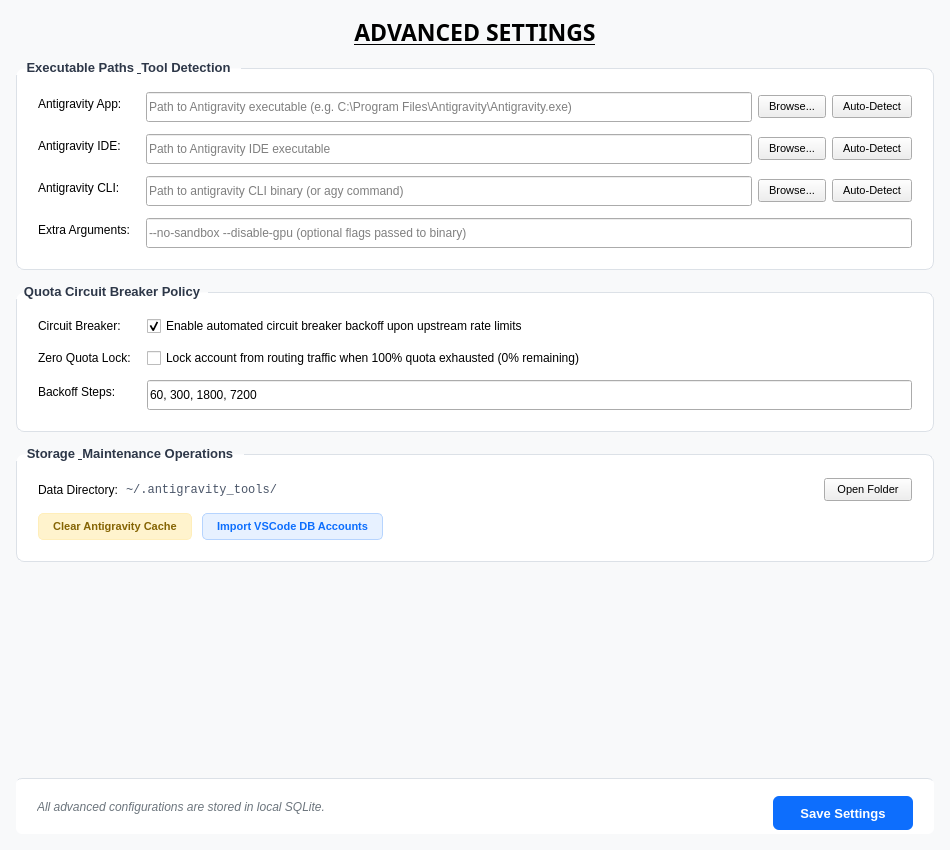
<?xml version="1.0" encoding="UTF-8"?>
<ui version="4.0">
 <class>AdvancedSettingsForm</class>
 <widget class="QWidget" name="AdvancedSettingsForm">
  <property name="geometry">
   <rect>
    <x>0</x>
    <y>0</y>
    <width>950</width>
    <height>850</height>
   </rect>
  </property>
  <property name="windowTitle">
   <string>Advanced Settings</string>
  </property>
  <property name="styleSheet">
   <string notr="true">
    QWidget#AdvancedSettingsForm {
      background-color: #F8F9FA;
    }
   </string>
  </property>
  <layout class="QVBoxLayout" name="mainVerticalLayout">
   <property name="spacing">
    <number>12</number>
   </property>
   <property name="leftMargin">
    <number>16</number>
   </property>
   <property name="topMargin">
    <number>16</number>
   </property>
   <property name="rightMargin">
    <number>16</number>
   </property>
   <property name="bottomMargin">
    <number>16</number>
   </property>
   <item>
    <widget class="QLabel" name="label">
     <property name="font">
      <font>
       <family>DS-Digital</family>
       <pointsize>17</pointsize>
       <bold>true</bold>
       <underline>true</underline>
      </font>
     </property>
     <property name="text">
      <string>ADVANCED SETTINGS</string>
     </property>
     <property name="alignment">
      <set>Qt::AlignmentFlag::AlignCenter</set>
     </property>
    </widget>
   </item>
   <item>
    <widget class="QScrollArea" name="scrollArea">
     <property name="styleSheet">
      <string notr="true">
       QScrollArea {
         background: transparent;
         border: none;
       }
       QWidget#scrollContent {
         background-color: transparent;
       }
      </string>
     </property>
     <property name="frameShape">
      <enum>QFrame::Shape::NoFrame</enum>
     </property>
     <property name="widgetResizable">
      <bool>true</bool>
     </property>
     <widget class="QWidget" name="scrollContent">
      <property name="geometry">
       <rect>
        <x>0</x>
        <y>0</y>
        <width>918</width>
        <height>715</height>
       </rect>
      </property>
      <layout class="QVBoxLayout" name="layoutContent">
       <property name="spacing">
        <number>14</number>
       </property>
       <property name="leftMargin">
        <number>0</number>
       </property>
       <property name="topMargin">
        <number>0</number>
       </property>
       <property name="rightMargin">
        <number>0</number>
       </property>
       <property name="bottomMargin">
        <number>0</number>
       </property>
       <item>
        <widget class="QGroupBox" name="groupExecutables">
         <property name="font">
          <font>
           <family>Segoe UI</family>
           <pointsize>10</pointsize>
           <bold>true</bold>
          </font>
         </property>
         <property name="styleSheet">
          <string notr="true">
           QGroupBox {
             background-color: #FFFFFF;
             border: 1px solid #DCE1E7;
             border-radius: 8px;
             margin-top: 8px;
             padding: 14px 12px 12px 12px;
             font-weight: bold;
           }
           QGroupBox::title {
             subcontrol-origin: margin;
             subcontrol-position: top left;
             padding: 0 6px;
             color: #2D3748;
           }
          </string>
         </property>
         <property name="title">
          <string>Executable Paths &amp; Tool Detection</string>
         </property>
         <layout class="QFormLayout" name="layoutFormExecutables">
          <property name="horizontalSpacing">
           <number>16</number>
          </property>
          <property name="verticalSpacing">
           <number>12</number>
          </property>
          <item row="0" column="0">
           <widget class="QLabel" name="lblAntigravity">
            <property name="font">
             <font>
              <family>Segoe UI</family>
              <pointsize>9</pointsize>
              <bold>false</bold>
             </font>
            </property>
            <property name="text">
             <string>Antigravity App:</string>
            </property>
           </widget>
          </item>
          <item row="0" column="1">
           <layout class="QHBoxLayout" name="layoutAntigravity">
            <property name="spacing">
             <number>6</number>
            </property>
            <item>
             <widget class="QLineEdit" name="editAntigravityPath">
              <property name="minimumSize">
               <size>
                <width>380</width>
                <height>30</height>
               </size>
              </property>
              <property name="placeholderText">
               <string>Path to Antigravity executable (e.g. C:\Program Files\Antigravity\Antigravity.exe)</string>
              </property>
             </widget>
            </item>
            <item>
             <widget class="QPushButton" name="btnBrowseAntigravity">
              <property name="styleSheet">
               <string notr="true">padding: 4px 10px; font-size: 11px;</string>
              </property>
              <property name="text">
               <string>Browse...</string>
              </property>
             </widget>
            </item>
            <item>
             <widget class="QPushButton" name="btnDetectAntigravity">
              <property name="styleSheet">
               <string notr="true">padding: 4px 10px; font-size: 11px;</string>
              </property>
              <property name="text">
               <string>Auto-Detect</string>
              </property>
             </widget>
            </item>
           </layout>
          </item>
          <item row="1" column="0">
           <widget class="QLabel" name="lblIde">
            <property name="font">
             <font>
              <family>Segoe UI</family>
              <pointsize>9</pointsize>
              <bold>false</bold>
             </font>
            </property>
            <property name="text">
             <string>Antigravity IDE:</string>
            </property>
           </widget>
          </item>
          <item row="1" column="1">
           <layout class="QHBoxLayout" name="layoutIde">
            <property name="spacing">
             <number>6</number>
            </property>
            <item>
             <widget class="QLineEdit" name="editIdePath">
              <property name="minimumSize">
               <size>
                <width>380</width>
                <height>30</height>
               </size>
              </property>
              <property name="placeholderText">
               <string>Path to Antigravity IDE executable</string>
              </property>
             </widget>
            </item>
            <item>
             <widget class="QPushButton" name="btnBrowseIde">
              <property name="styleSheet">
               <string notr="true">padding: 4px 10px; font-size: 11px;</string>
              </property>
              <property name="text">
               <string>Browse...</string>
              </property>
             </widget>
            </item>
            <item>
             <widget class="QPushButton" name="btnDetectIde">
              <property name="styleSheet">
               <string notr="true">padding: 4px 10px; font-size: 11px;</string>
              </property>
              <property name="text">
               <string>Auto-Detect</string>
              </property>
             </widget>
            </item>
           </layout>
          </item>
          <item row="2" column="0">
           <widget class="QLabel" name="lblCli">
            <property name="font">
             <font>
              <family>Segoe UI</family>
              <pointsize>9</pointsize>
              <bold>false</bold>
             </font>
            </property>
            <property name="text">
             <string>Antigravity CLI:</string>
            </property>
           </widget>
          </item>
          <item row="2" column="1">
           <layout class="QHBoxLayout" name="layoutCli">
            <property name="spacing">
             <number>6</number>
            </property>
            <item>
             <widget class="QLineEdit" name="editCliPath">
              <property name="minimumSize">
               <size>
                <width>380</width>
                <height>30</height>
               </size>
              </property>
              <property name="placeholderText">
               <string>Path to antigravity CLI binary (or agy command)</string>
              </property>
             </widget>
            </item>
            <item>
             <widget class="QPushButton" name="btnBrowseCli">
              <property name="styleSheet">
               <string notr="true">padding: 4px 10px; font-size: 11px;</string>
              </property>
              <property name="text">
               <string>Browse...</string>
              </property>
             </widget>
            </item>
            <item>
             <widget class="QPushButton" name="btnDetectCli">
              <property name="styleSheet">
               <string notr="true">padding: 4px 10px; font-size: 11px;</string>
              </property>
              <property name="text">
               <string>Auto-Detect</string>
              </property>
             </widget>
            </item>
           </layout>
          </item>
          <item row="3" column="0">
           <widget class="QLabel" name="lblArgs">
            <property name="font">
             <font>
              <family>Segoe UI</family>
              <pointsize>9</pointsize>
              <bold>false</bold>
             </font>
            </property>
            <property name="text">
             <string>Extra Arguments:</string>
            </property>
           </widget>
          </item>
          <item row="3" column="1">
           <widget class="QLineEdit" name="editExtraArgs">
            <property name="minimumSize">
             <size>
              <width>380</width>
              <height>30</height>
             </size>
            </property>
            <property name="placeholderText">
             <string>--no-sandbox --disable-gpu (optional flags passed to binary)</string>
            </property>
           </widget>
          </item>
         </layout>
        </widget>
       </item>
       <item>
        <widget class="QGroupBox" name="groupCircuitBreaker">
         <property name="font">
          <font>
           <family>Segoe UI</family>
           <pointsize>10</pointsize>
           <bold>true</bold>
          </font>
         </property>
         <property name="styleSheet">
          <string notr="true">
           QGroupBox {
             background-color: #FFFFFF;
             border: 1px solid #DCE1E7;
             border-radius: 8px;
             margin-top: 8px;
             padding: 14px 12px 12px 12px;
             font-weight: bold;
           }
           QGroupBox::title {
             subcontrol-origin: margin;
             subcontrol-position: top left;
             padding: 0 6px;
             color: #2D3748;
           }
          </string>
         </property>
         <property name="title">
          <string>Quota Circuit Breaker Policy</string>
         </property>
         <layout class="QFormLayout" name="layoutFormBreaker">
          <property name="horizontalSpacing">
           <number>16</number>
          </property>
          <property name="verticalSpacing">
           <number>12</number>
          </property>
          <item row="0" column="0">
           <widget class="QLabel" name="lblBreakerEnable">
            <property name="font">
             <font>
              <family>Segoe UI</family>
              <pointsize>9</pointsize>
              <bold>false</bold>
             </font>
            </property>
            <property name="text">
             <string>Circuit Breaker:</string>
            </property>
           </widget>
          </item>
          <item row="0" column="1">
           <widget class="QCheckBox" name="chkCircuitBreaker">
            <property name="font">
             <font>
              <family>Segoe UI</family>
              <pointsize>9</pointsize>
              <bold>false</bold>
             </font>
            </property>
            <property name="text">
             <string>Enable automated circuit breaker backoff upon upstream rate limits</string>
            </property>
            <property name="checked">
             <bool>true</bool>
            </property>
           </widget>
          </item>
          <item row="1" column="0">
           <widget class="QLabel" name="lblLockZero">
            <property name="font">
             <font>
              <family>Segoe UI</family>
              <pointsize>9</pointsize>
              <bold>false</bold>
             </font>
            </property>
            <property name="text">
             <string>Zero Quota Lock:</string>
            </property>
           </widget>
          </item>
          <item row="1" column="1">
           <widget class="QCheckBox" name="chkLockOnZeroQuota">
            <property name="font">
             <font>
              <family>Segoe UI</family>
              <pointsize>9</pointsize>
              <bold>false</bold>
             </font>
            </property>
            <property name="text">
             <string>Lock account from routing traffic when 100% quota exhausted (0% remaining)</string>
            </property>
           </widget>
          </item>
          <item row="2" column="0">
           <widget class="QLabel" name="lblBackoff">
            <property name="font">
             <font>
              <family>Segoe UI</family>
              <pointsize>9</pointsize>
              <bold>false</bold>
             </font>
            </property>
            <property name="text">
             <string>Backoff Steps:</string>
            </property>
           </widget>
          </item>
          <item row="2" column="1">
           <widget class="QLineEdit" name="editBackoffSteps">
            <property name="minimumSize">
             <size>
              <width>300</width>
              <height>30</height>
             </size>
            </property>
            <property name="text">
             <string>60, 300, 1800, 7200</string>
            </property>
            <property name="placeholderText">
             <string>Backoff intervals in seconds (e.g. 60, 300, 1800, 7200)</string>
            </property>
           </widget>
          </item>
         </layout>
        </widget>
       </item>
       <item>
        <widget class="QGroupBox" name="groupStorage">
         <property name="font">
          <font>
           <family>Segoe UI</family>
           <pointsize>10</pointsize>
           <bold>true</bold>
          </font>
         </property>
         <property name="styleSheet">
          <string notr="true">
           QGroupBox {
             background-color: #FFFFFF;
             border: 1px solid #DCE1E7;
             border-radius: 8px;
             margin-top: 8px;
             padding: 14px 12px 12px 12px;
             font-weight: bold;
           }
           QGroupBox::title {
             subcontrol-origin: margin;
             subcontrol-position: top left;
             padding: 0 6px;
             color: #2D3748;
           }
          </string>
         </property>
         <property name="title">
          <string>Storage &amp; Maintenance Operations</string>
         </property>
         <layout class="QVBoxLayout" name="layoutStorage">
          <property name="spacing">
           <number>12</number>
          </property>
          <item>
           <layout class="QHBoxLayout" name="layoutDataDir">
            <property name="spacing">
             <number>8</number>
            </property>
            <item>
             <widget class="QLabel" name="lblDataDirTitle">
              <property name="font">
               <font>
                <family>Segoe UI</family>
                <pointsize>9</pointsize>
                <bold>false</bold>
               </font>
              </property>
              <property name="text">
               <string>Data Directory:</string>
              </property>
             </widget>
            </item>
            <item>
             <widget class="QLabel" name="lblDataDirPath">
              <property name="font">
               <font>
                <family>Consolas</family>
                <pointsize>9</pointsize>
                <bold>false</bold>
               </font>
              </property>
              <property name="styleSheet">
               <string notr="true">color: #4A5568;</string>
              </property>
              <property name="text">
               <string>~/.antigravity_tools/</string>
              </property>
             </widget>
            </item>
            <item>
             <spacer name="spacerDataDir">
              <property name="orientation">
               <enum>Qt::Orientation::Horizontal</enum>
              </property>
              <property name="sizeHint" stdset="0">
               <size>
                <width>40</width>
                <height>20</height>
               </size>
              </property>
             </spacer>
            </item>
            <item>
             <widget class="QPushButton" name="btnOpenDataDir">
              <property name="styleSheet">
               <string notr="true">padding: 4px 12px; font-size: 11px;</string>
              </property>
              <property name="text">
               <string>Open Folder</string>
              </property>
             </widget>
            </item>
           </layout>
          </item>
          <item>
           <layout class="QHBoxLayout" name="layoutMaintenanceActions">
            <property name="spacing">
             <number>10</number>
            </property>
            <item>
             <widget class="QPushButton" name="btnClearCache">
              <property name="styleSheet">
               <string notr="true">
                QPushButton {
                  background-color: #FFF3CD;
                  color: #856404;
                  border: 1px solid #FFEEBA;
                  border-radius: 5px;
                  padding: 6px 14px;
                  font-size: 11px;
                  font-weight: bold;
                }
                QPushButton:hover {
                  background-color: #FFE8A1;
                }
               </string>
              </property>
              <property name="text">
               <string>Clear Antigravity Cache</string>
              </property>
             </widget>
            </item>
            <item>
             <widget class="QPushButton" name="btnImportVscdb">
              <property name="styleSheet">
               <string notr="true">
                QPushButton {
                  background-color: #E7F1FF;
                  color: #0D6EFD;
                  border: 1px solid #B6D4FE;
                  border-radius: 5px;
                  padding: 6px 14px;
                  font-size: 11px;
                  font-weight: bold;
                }
                QPushButton:hover {
                  background-color: #CFE2FF;
                }
               </string>
              </property>
              <property name="text">
               <string>Import VSCode DB Accounts</string>
              </property>
             </widget>
            </item>
            <item>
             <spacer name="spacerMaintenance">
              <property name="orientation">
               <enum>Qt::Orientation::Horizontal</enum>
              </property>
              <property name="sizeHint" stdset="0">
               <size>
                <width>40</width>
                <height>20</height>
               </size>
              </property>
             </spacer>
            </item>
           </layout>
          </item>
         </layout>
        </widget>
       </item>
       <item>
        <spacer name="spacerContentBottom">
         <property name="orientation">
          <enum>Qt::Orientation::Vertical</enum>
         </property>
         <property name="sizeHint" stdset="0">
          <size>
           <width>20</width>
           <height>20</height>
          </size>
         </property>
        </spacer>
       </item>
      </layout>
     </widget>
    </widget>
   </item>
   <item>
    <widget class="QFrame" name="frameBottomBar">
     <property name="maximumSize">
      <size>
       <width>16777215</width>
       <height>56</height>
      </size>
     </property>
     <property name="styleSheet">
      <string notr="true">
       QFrame#frameBottomBar {
         background-color: #FFFFFF;
         border-top: 1px solid #DCE1E7;
         padding: 8px 12px;
         border-radius: 6px;
       }
      </string>
     </property>
     <layout class="QHBoxLayout" name="layoutBottomBar">
      <property name="spacing">
       <number>12</number>
      </property>
      <item>
       <widget class="QLabel" name="lblSaveStatus">
        <property name="font">
         <font>
          <family>Segoe UI</family>
          <pointsize>9</pointsize>
          <italic>true</italic>
         </font>
        </property>
        <property name="styleSheet">
         <string notr="true">color: #6C757D;</string>
        </property>
        <property name="text">
         <string>All advanced configurations are stored in local SQLite.</string>
        </property>
       </widget>
      </item>
      <item>
       <spacer name="spacerBottom">
        <property name="orientation">
         <enum>Qt::Orientation::Horizontal</enum>
        </property>
        <property name="sizeHint" stdset="0">
         <size>
          <width>40</width>
          <height>20</height>
         </size>
        </property>
       </spacer>
      </item>
      <item>
       <widget class="QPushButton" name="btnSaveSettings">
        <property name="minimumSize">
         <size>
          <width>140</width>
          <height>34</height>
         </size>
        </property>
        <property name="font">
         <font>
          <family>Segoe UI</family>
          <pointsize>10</pointsize>
          <bold>true</bold>
         </font>
        </property>
        <property name="styleSheet">
         <string notr="true">
          QPushButton {
            background-color: #0D6EFD;
            color: #FFFFFF;
            border: none;
            border-radius: 6px;
            padding: 6px 16px;
          }
          QPushButton:hover {
            background-color: #0B5ED7;
          }
         </string>
        </property>
        <property name="text">
         <string>Save Settings</string>
        </property>
       </widget>
      </item>
     </layout>
    </widget>
   </item>
  </layout>
 </widget>
 <resources/>
 <connections/>
</ui>
